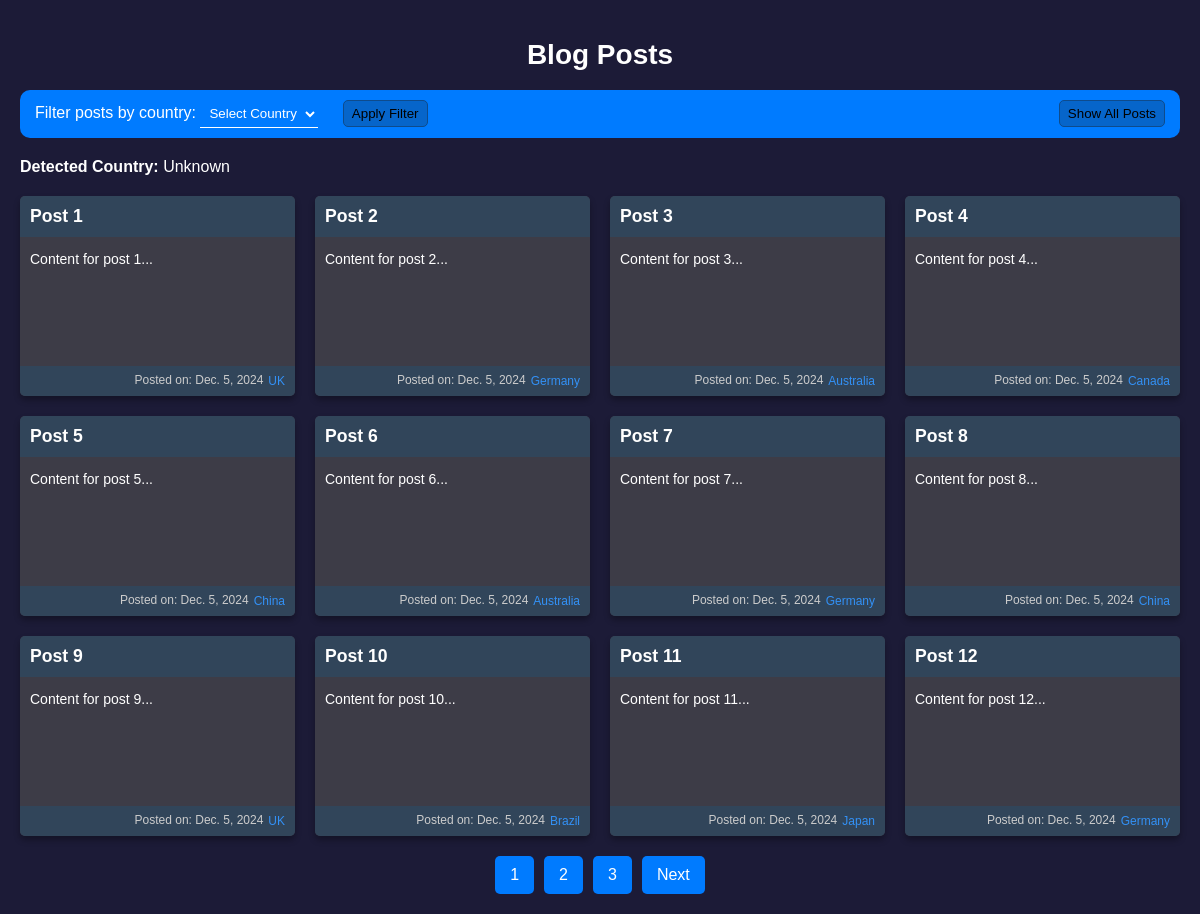
The page / on the database its author committed.
### blog/models.py (models this page shows, shortened)
class BlogPost(models.Model):
    title = models.CharField(max_length=255)
    content = models.TextField()
    country = models.CharField(max_length=100, blank=True, null=True)
    created_at = models.DateField(auto_now_add=True)

### blog/views.py (the view)
# urls.py: path('', views.post_list, name='post_list'),
def post_list(request):
    detected_country = get_user_country(request=request) #Detect country name using IP address of the user
    posts = BlogPost.objects.all()
    page_number = request.GET.get('page', 1)  # Default to page 1
    paginator = Paginator(posts, 12)  # 12 posts per page
    page_obj = paginator.get_page(page_number)
    return render(request, 'blog/post_list.html', {
        'posts': posts,
        'detected_country': detected_country,
        'page_obj': page_obj,
    })

### blog/utils.py (called while the page is built)
def get_client_ip(request):
    ip = request.META.get('HTTP_X_FORWARDED_FOR', request.META.get('REMOTE_ADDR', '127.0.0.1')).split(',')[0].strip()
    return ip

def get_public_ip():
    try:
        response = requests.get("http://ip-api.com/json/")
        data = response.json()
        public_ip = data.get("ip", '8.8.8.8')
    except requests.RequestException:
        public_ip = "8.8.8.8" # Fallback to public IP if API fails
    return public_ip

def get_user_country(request):
    ip = get_client_ip(request)
    if ip == "127.0.0.1":
        ip = get_public_ip()
    try:
        response = requests.get(f"http://ip-api.com/json/{ip}")
        data = response.json()
        if data.get("status") == "success":
            country= data.get("country", "Unknown")
        else:
            country= "Unknown"
    except requests.RequestException:
        return "Unknown"
    return country

### templates/blog/post_list.html (shortened to what this page needs)
<!DOCTYPE html>
<html lang="en">
<head>
    <link rel="stylesheet" href="/static/style.css" />
</head>
<body class="bg-gray-900 text-white">
    <div class="main-container">
        <div class="header-title">
            <h1>Blog Posts</h1>
        </div>
        <div class="filter-container">
            <div class="filter-details">
                <label for="countryFilterToggle">Filter posts by country:</label>
                <select id="countryFilterToggle">
                    <option selected>Select Country</option>
                </select>
                <button type="submit" id="apply-f">Apply Filter</button>
            </div>
            <button id="show_all">Show All Posts</button>
        </div>
        <div id="detectedCountry" class="bg-blue-700 text-white rounded-md p-3 mb-6">
            <strong>Detected Country:</strong> {{ detected_country }}
        </div>
        <div class="post-container">
            {% for post in page_obj %}
            <div class="post-card" data-country="{{ post.country }}">
                <h2>{{ post.title }}</h2>
                <p>{{ post.content }}...</p>
                <div class="details">
                    <span>Posted on: {{ post.created_at }} </span>
                    <span id="cntry"> {{ post.country }}</span>
                </div>
            </div>
            {% endfor %}
        </div>
        <div class="pagination">
            {% for page in page_obj.paginator.page_range %}
            <a href="?page={{ page }}"
                class="{% if page_obj.number == page %}bg-blue-700{% else %}bg-blue-600 hover:bg-blue-700{% endif %} text-white py-2 px-4 rounded-md">
                {{ page }}
            </a>
            {% endfor %}
            {% if page_obj.has_next %}
            <a href="?page={{ page_obj.next_page_number }}"
                class="bg-blue-600 hover:bg-blue-700 text-white py-2 px-4 rounded-md">Next</a>
            {% endif %}
        </div>
    </div>
</body >
</html >

### static/style.css (style rules this page uses)
body { background-color: #1c1b37; color: #ffffff; font-family: Arial, sans-serif; margin: 0; padding: 0; }
.main-container { max-width: 1200px; margin: 0 auto; padding: 20px; }
.main-container .header-title { width: 100%; display: flex; align-items: center; justify-content: center; }
.header-title h1 { font-size: 28px; font-family: poppins, sans-serif; font-weight: 550; color: #fff; }
.filter-container { display: flex; justify-content: space-between; align-items: center; margin-bottom: 20px; background-color: #007bff; border-radius: 10px; padding: 10px 15px; }
.filter-container .filter-details select { background-color: transparent; padding: 5px; border: navajowhite; border-bottom: 1px solid #fff; color: #fff; }
.filter-container .filter-details select option { color: #000; }
.filter-container button { background-color: #0665ca; padding: 5px 8px; border-radius: 5px; border: 1px solid #0e4b8c; cursor: pointer; }
.filter-container .filter-details #apply-f { margin-left: 20px; }
#detectedCountry { border-radius: 5px; margin-bottom: 20px; }
.post-container { display: grid; grid-template-columns: repeat(4, 1fr); gap: 20px; }
.post-card { height: 200px; background-color: #3d3c47; border-radius: 5px; box-shadow: 0 4px 6px rgba(0, 0, 0, 0.3); }
.post-card h2 { padding: 10px; background-color: #31455a; font-size: 1.1rem; margin-bottom: 10px; margin-top: 0; border-radius: 5px 5px 0 0; }
.post-card p { padding: 0 10px; margin-bottom: 15px; font-size: 14px; height: 100px; }
.post-card .details { display: flex; justify-content: flex-end; font-size: 0.9rem; color: #cccccc; padding: 7.5px 10px; background-color: #31455a; border-radius: 0 0 5px 5px; }
.post-card .details span { font-size: 12px; }
.post-card .details #cntry { color: #3391f6; }
.pagination { display: flex; justify-content: center; margin-top: 20px; }
.pagination a { background-color: #007bff; color: white; padding: 10px 15px; margin: 0 5px; border-radius: 5px; text-decoration: none; transition: background-color 0.3s; }

### rows shown on the page
BlogPost: title "Post 1", content "Content for post 1", created_at "Dec. 5, 2024", country "UK"
BlogPost: title "Post 2", content "Content for post 2", created_at "Dec. 5, 2024", country "Germany"
BlogPost: title "Post 3", content "Content for post 3", created_at "Dec. 5, 2024", country "Australia"
BlogPost: title "Post 4", content "Content for post 4", created_at "Dec. 5, 2024", country "Canada"
BlogPost: title "Post 5", content "Content for post 5", created_at "Dec. 5, 2024", country "China"
BlogPost: title "Post 6", content "Content for post 6", created_at "Dec. 5, 2024", country "Australia"
BlogPost: title "Post 7", content "Content for post 7", created_at "Dec. 5, 2024", country "Germany"
BlogPost: title "Post 8", content "Content for post 8", created_at "Dec. 5, 2024", country "China"
BlogPost: title "Post 9", content "Content for post 9", created_at "Dec. 5, 2024", country "UK"
BlogPost: title "Post 10", content "Content for post 10", created_at "Dec. 5, 2024", country "Brazil"
BlogPost: title "Post 11", content "Content for post 11", created_at "Dec. 5, 2024", country "Japan"
BlogPost: title "Post 12", content "Content for post 12", created_at "Dec. 5, 2024", country "Germany"

### other values the page prints
{{ detected_country }} "Unknown"
{{ page }} "1" "2" "3"
